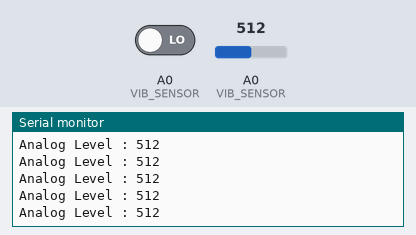
The sketch below on a simulated Arduino Uno, built with avr-gcc and run on an emulated ATmega328P. Parts: the last lines printed to the serial monitor. Inputs (shaded band) come from the test bench; at power-on: A0 (VIB_SENSOR) LOW, A0 (VIB_SENSOR) = 512.

Above: at 1.2 s.
1.3 s: A0 (VIB_SENSOR) driven HIGH
2.9 s: A0 (VIB_SENSOR) set to 716
At 3.8 s:
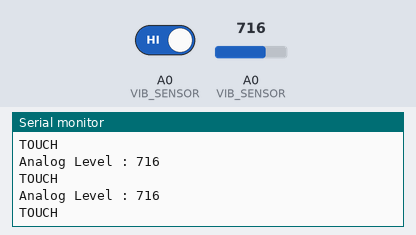
4.4 s: A0 (VIB_SENSOR) set to 900
At 5.5 s:
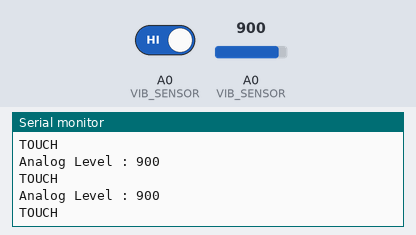
Timing chart, 0 to 7.4 s (numbered marks = the images above; inputs shaded):
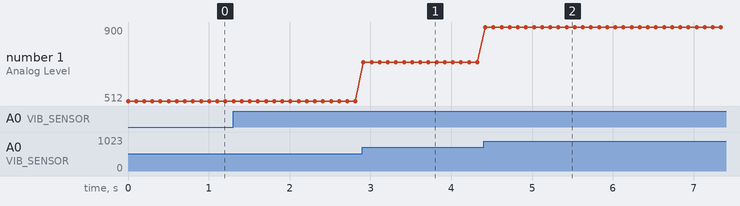

Measured:
- after the input at 2.9 s, the serial monitor: prints a new line at once (image 1)
- after the input at 4.4 s, the serial monitor: prints a new line at once (image 2)
- plotted number 1: 512 → 716 after the input at 2.9 s, 716 → 900 after the input at 4.4 s

The sketch:

Lab10Spec1.ino
```cpp
#define VIB_SENSOR A0
#define TOUCH 1

void setup() {
  // put your setup code here, to run once:
  Serial.begin(9600);
  pinMode(VIB_SENSOR,INPUT);
}

void loop() {
  // put your main code here, to run repeatedly:
  int isTouch = digitalRead(VIB_SENSOR);
  Serial.print("Analog Level : " );
  Serial.print(analogRead(VIB_SENSOR));
  Serial.println("    ");
  if(isTouch == TOUCH)
    Serial.println("TOUCH");
  delay(100);
 }
```
